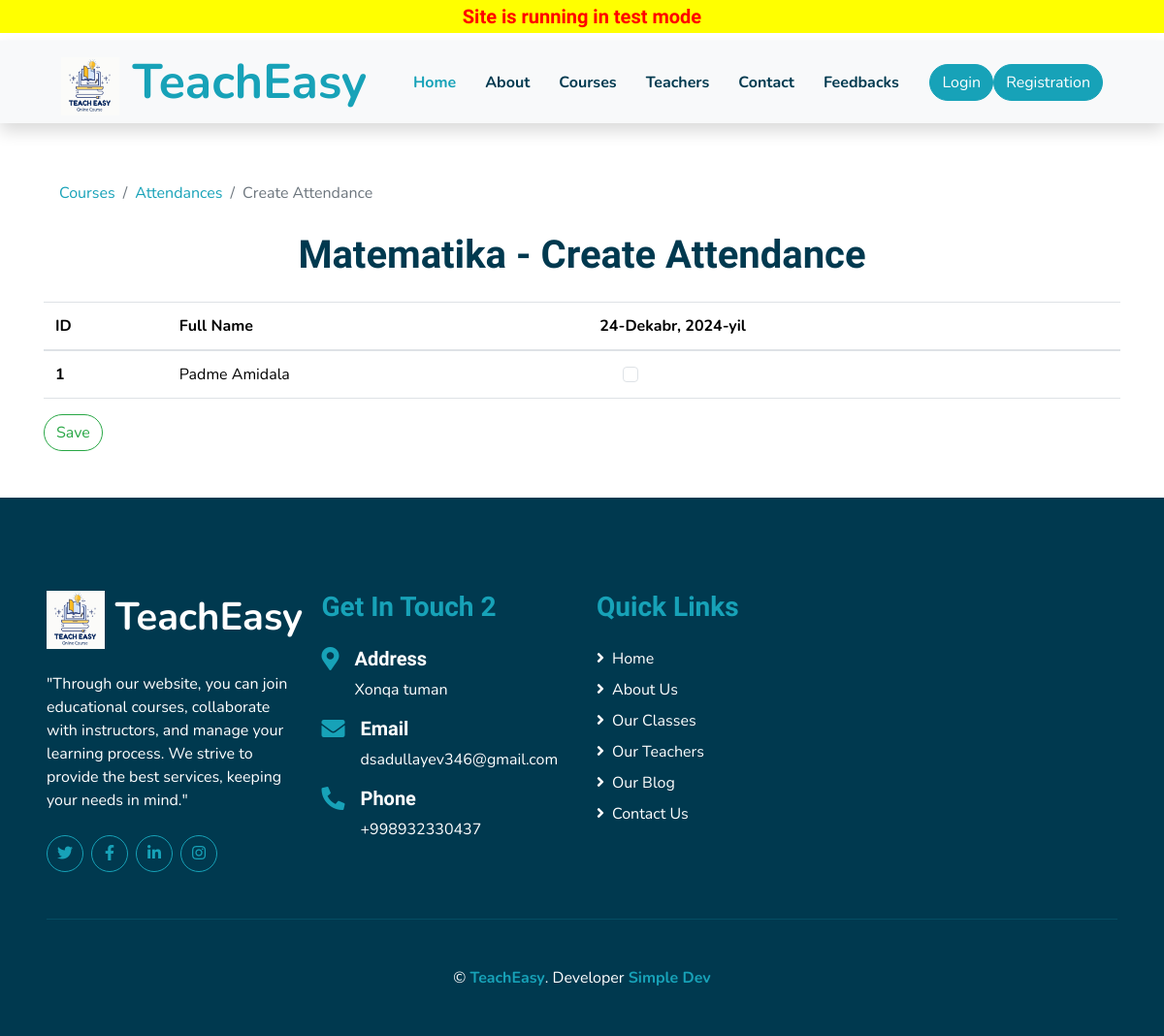
The app's page /course/1/attendance-take with its own data.
### main/models.py (models this page shows, shortened)
class Course(models.Model):
    name = models.CharField(max_length=50)
    description = models.TextField()
    image = models.ImageField(upload_to='courses/')
    price = models.DecimalField(max_digits=10, decimal_places=2)
    start_time = models.TimeField()
    end_time = models.TimeField()
    schedule_days = models.CharField(max_length=70)
    teacher = models.ForeignKey(Teacher,on_delete=models.SET_NULL,null=True)

class CourseStudent(models.Model):
    course = models.ForeignKey(Course, on_delete=models.CASCADE)
    student = models.ForeignKey(Student, on_delete=models.CASCADE, related_name='course_students')
    teacher = models.ForeignKey(Teacher, on_delete=models.CASCADE, related_name='course_teachers')
    start_date = models.DateField()

class Student(models.Model):
    user = models.ForeignKey(CustomUser, on_delete=models.CASCADE)

class CustomUser(AbstractUser):
    birth_date = models.DateField(blank=True, null=True)
    address = models.TextField(blank=True, null=True)
    phone_number = PhoneNumberField(unique=True, blank=True, null=True)
    role = models.CharField(
        max_length=20,
        choices=UserRoleEnum.choices(),
        default=UserRoleEnum.STUDENT.name
    )
    image = models.ImageField(upload_to='users/', blank=True, null=True)

### main/views.py (the view, shortened to what this page needs)
# urls.py: path('course/<int:course_id>/attendance-take',AttendanceTakeView.as_view(),name='attendance_take'),
class AttendanceTakeView(View):
    def get(self, request, course_id):
        today = timezone.now().date()
        course = get_object_or_404(Course, id=course_id)
        course_students = CourseStudent.objects.filter(course=course)
        print(request.method)
        ctx = {
            'course': course,
            'course_students': course_students,
            'today': today,
        }
        return render(request, 'attendances/attendance_take.html', ctx)

### template/attendances/attendance_take.html (shortened to what this page needs)
{% extends "main/base.html" %}
{% load static %}
{% block content %}
<div class="container mt-5">
    <nav aria-label="breadcrumb">
        <ol class="breadcrumb bg-white">
            <li class="breadcrumb-item"><a href="#" class="text-decoration-none">Courses</a></li>
            <li class="breadcrumb-item"><a href="#" class="text-decoration-none">Attendances</a></li>
            <li class="breadcrumb-item active" aria-current="page">Create Attendance</li>
        </ol>
    </nav>
    <div class="d-flex justify-content-center mb-3">
        <h1>{{ course.name }} - Create Attendance</h1>
    </div>
    <form method="POST" action="{% url 'attendance_take' course.id %}"> {% csrf_token %}
        <table class="table">
            <thead>
            <tr>
                <th scope="col">ID</th>
                <th scope="col">Full Name</th>
                <th scope="col">{{ today }}</th>
            </tr>
            </thead>
            <tbody>
            {% for course_student in course_students %}
            <tr>
                <th scope="row">{{ forloop.counter }}</th>
                <td>{{ course_student.student.user.first_name }} {{ course_student.student.user.last_name }}</td>
                <td><input type="checkbox" class="ml-4 form-check-input"
                           name="attended_{{ course_student.student.id }}"></td>
            </tr>
            {% endfor %}
            </tbody>
        </table>
        <button type="submit" class="btn btn-outline-success">Save</button>
    </form>
</div>
{% endblock content %}

### records on screen
Course: name "Matematika"
CourseStudent: student.user.first_name "Padme", student.user.last_name "Amidala"
